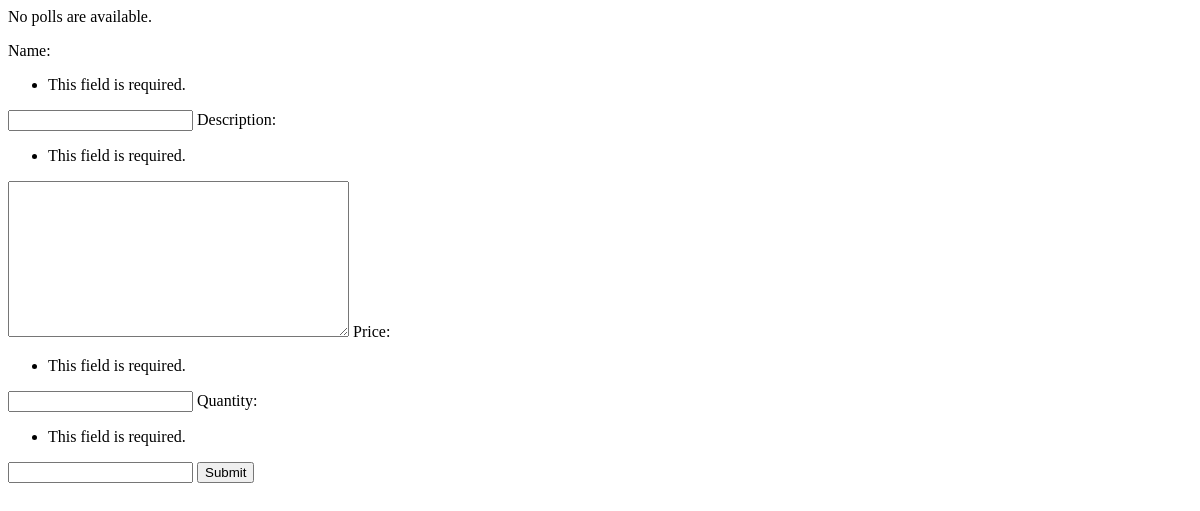
The app's page /shop/, older data.
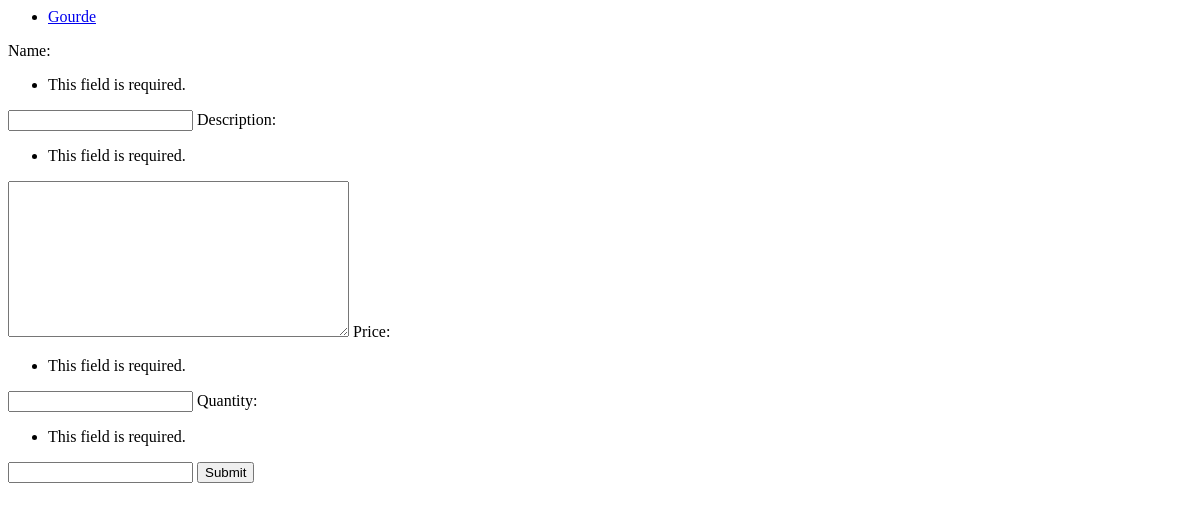
The same page, newer data.
### shop/models.py (models this page shows)
class Product(models.Model):
    name = models.CharField(max_length=200)
    description = models.TextField()
    price = models.IntegerField()
    quantity = models.IntegerField()
    image = models.FileField()

### shop/views.py (the view)
# urls.py: path('', views.index, name='index'),
def index(request):
    listProduct = Product.objects.all()
    template = loader.get_template('shop/index.html')
    form = productForm(request.POST)
    if form.is_valid():
        form.save()
        return HttpResponseRedirect('/shop')
    context = {
        'listProduct' : listProduct,
        'form' : form,
    }
    return HttpResponse(template.render(context, request))

### shop/forms.py
class productForm(ModelForm):
    class Meta:
        model = Product
        fields = ['name', 'description', 'price', 'quantity']

### shop/templates/shop/index.html (shortened to what this page needs)
{% if listProduct %}
    <ul>
    {% for product in listProduct %}
        <li><a href="/shop/{{ product.id }}/">{{ product.name }}</a></li>
    {% endfor %}
    </ul>
{% else %}
    <p>No polls are available.</p>
{% endif %}
<form action=" " method="post">
    {{ form }}
    <input type="submit" value="Submit">
</form>

Row changes from the older to the newer data that the page shows:
added Product: name "Gourde"
Text that changed along with them:
text no longer shown: "No polls are available."
